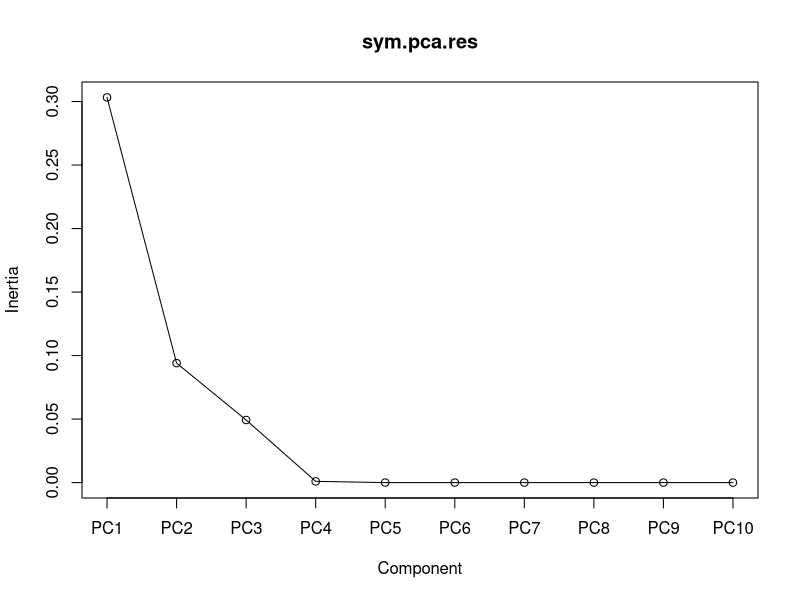
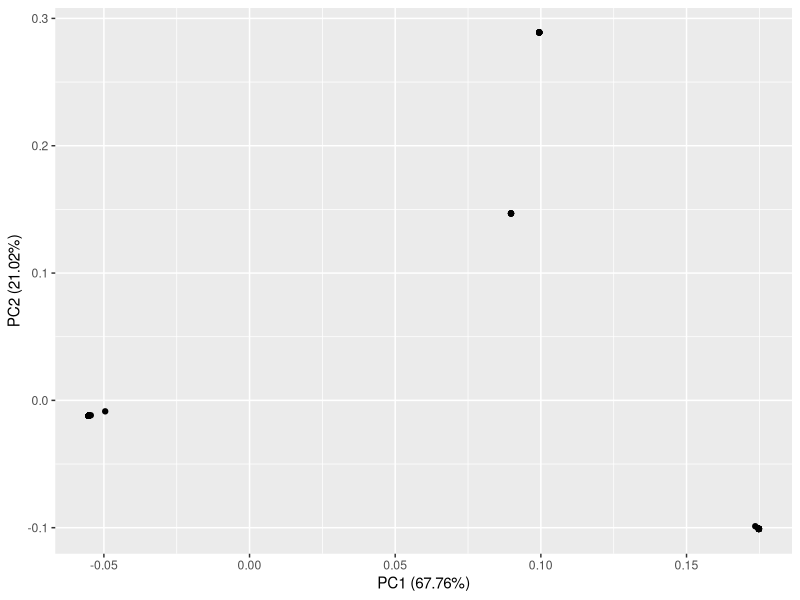
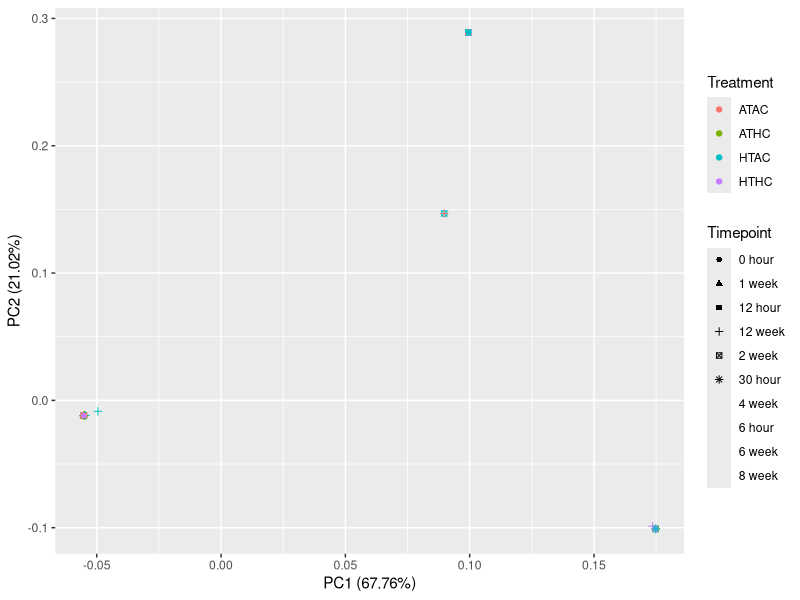
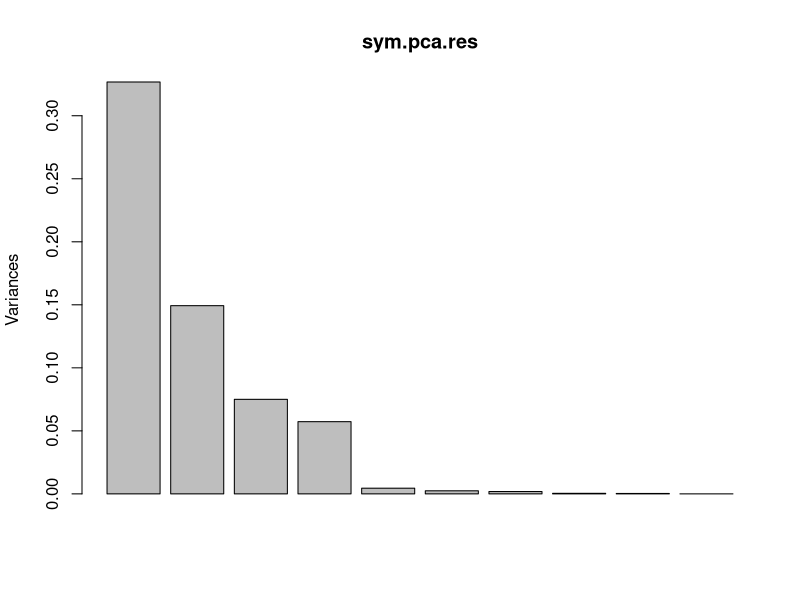
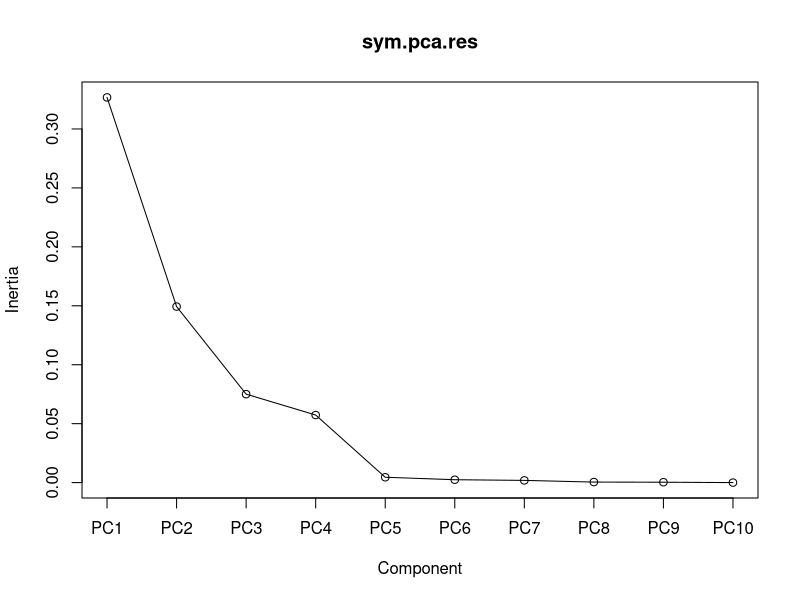
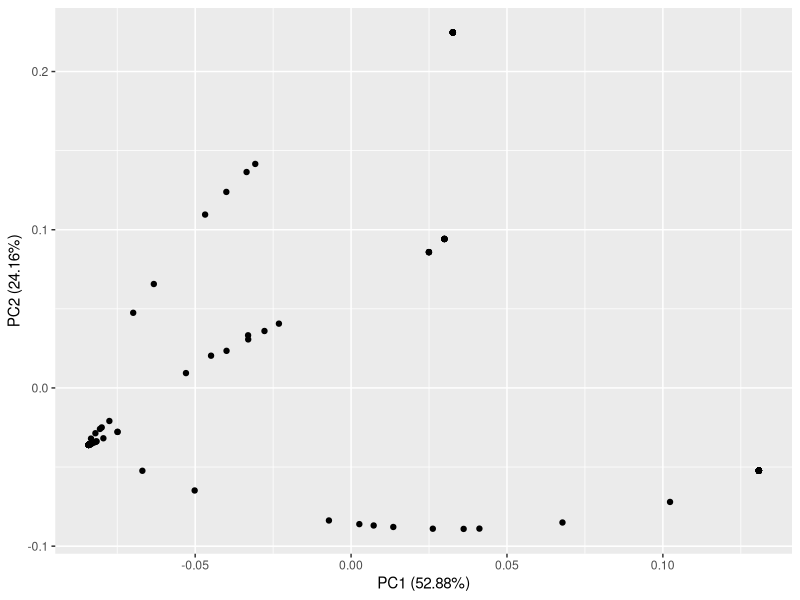
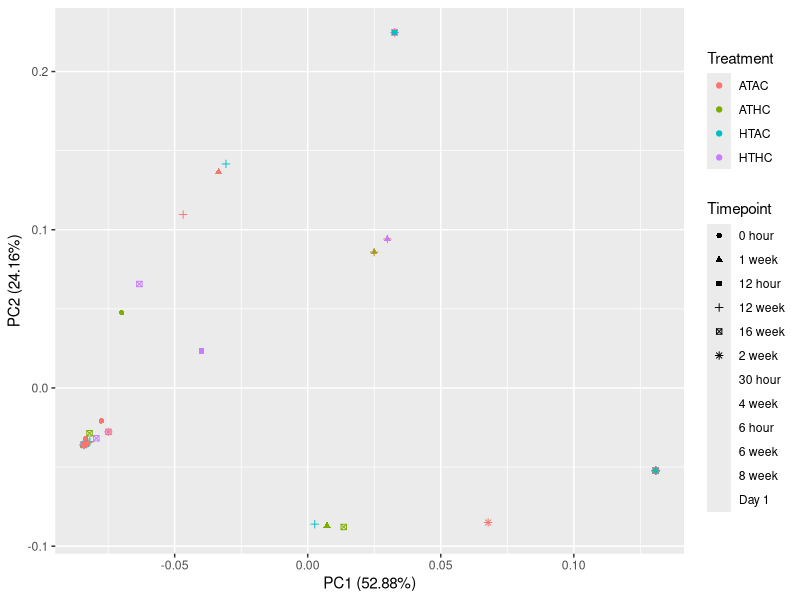
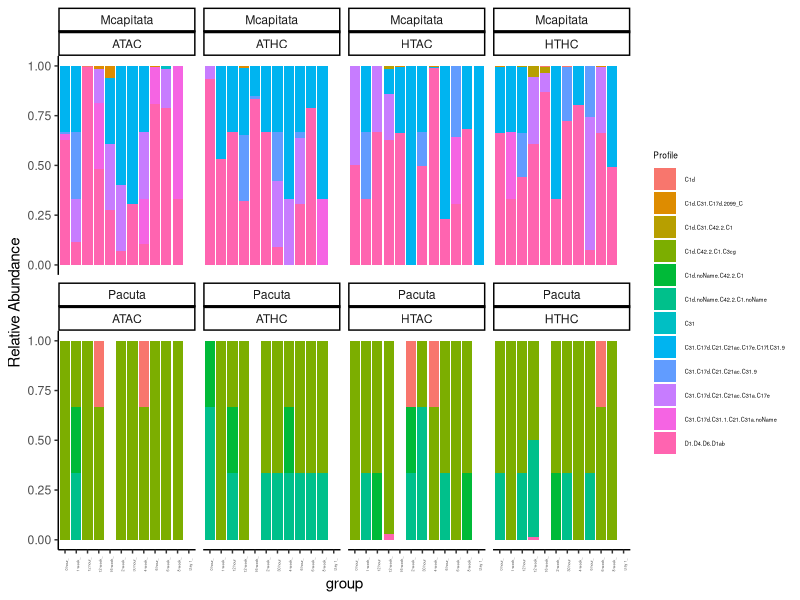

Reproduce these figures in R, in order. (Note: this script raises an error after producing the figures.)
## ---- chunk 1
rm(list=ls()) 
## ---- chunk 2
knitr::opts_chunk$set(echo = TRUE, warning = FALSE, message = FALSE)

## install packages if you dont already have them
if (!require("tidyverse")) install.packages("tidyverse")
if (!require("lubridate")) install.packages("lubridate")
if (!require("vegan")) install.packages("vegan")
if (!require("ggfortify")) install.packages("ggfortify")

# load packages
library(tidyverse)
library(lubridate)
library(vegan)
library(ggfortify)

## ---- chunk 3
#read in ITS2 profile counts data generated by SymPortal
data <- read.csv("ITS2_seq/R_Input/ITS2_Profiles.csv", sep=",", header=TRUE)
rownames(data) <-data$sample_name 
otumat <- as.matrix(data[,-c(1)])
#otumat <- as.matrix(t(otumat))

#read in sample metadata
meta <- read.csv("Environmental_data/Master_Fragment.csv", header=T, sep=",", na.string="NA") %>% select(Plug_ID, Species, Timepoint, Temperature, Treatment, CO2)
meta$Plug_ID <- as.character(meta$Plug_ID)

samples <- read.csv("ITS2_seq/R_Input/Sample_variables.csv") %>% select(Plug_ID, sample) %>% rename(sample_name = sample)
samples$Plug_ID <- as.character(samples$Plug_ID)

meta <- full_join(meta, samples, by = "Plug_ID") %>% na.omit()
## ---- chunk 4
#Pacuta
Pact <- merge(data, meta, by="sample_name") # combine meta and ITS2 type profile data
Pact <- subset(Pact, Species == "Pacuta") # subset to only Pacuta 
Pact_meta <- Pact[,14:19] # select 
str(Pact_meta)
Pact_meta$Timepoint <- as.factor(Pact_meta$Timepoint)
rownames(Pact) <- Pact$sample_name
Pact <- as.matrix(Pact[,2:13])

Rel.Sym.Data <- Pact/rowSums(Pact) #calculate the Relative Abundance
N <- rowSums(Rel.Sym.Data) # calculate row sums of the relative abundnaces, should sum to 1
N #Display Row Sums, should all be 1

#Transform Relative Abundance Matrix using sqrt
Trans.Rel.Sym.Data <- sqrt(Rel.Sym.Data) #sqrt transform the matrix
Trans.Rel.Sym.Data #view data

##### PCA #####

sym.pca.res <- prcomp(Trans.Rel.Sym.Data, retx=TRUE) #principal components analysis on sym data
summary(sym.pca.res) #analysis summary

#use scree diagram to determine break in majority versus minority variation explaination components
screeplot(sym.pca.res, type="lines")

#plot the PCA
autoplot(sym.pca.res)
autoplot(sym.pca.res, data = Pact_meta, colour = 'Treatment', shape='Timepoint')

## ---- chunk 5
#Mcap
Mcap <- merge(data, meta, by="sample_name")
Mcap <- subset(Mcap, Species == "Mcapitata")
Mcap_meta <- Mcap[,14:19]
str(Mcap_meta)
Mcap_meta$Timepoint <- as.factor(Mcap_meta$Timepoint)
rownames(Mcap) <- Mcap$sample_name
Mcap <- as.matrix(Mcap[,2:13])

Rel.Sym.Data <- Mcap/rowSums(Mcap) #calculate the Relative Abundance
N <- rowSums(Rel.Sym.Data) # calculate row sums of the relative abundnaces, should sum to 1
N #Display Row Sums, should all be 1

#Transform Relative Abundance Matrix using sqrt
Trans.Rel.Sym.Data <- sqrt(Rel.Sym.Data) #sqrt transform the matrix
Trans.Rel.Sym.Data #view data

##### PCA #####

sym.pca.res <- prcomp(Trans.Rel.Sym.Data, retx=TRUE) #principal components analysis on sym data
summary(sym.pca.res) #analysis summary
plot(sym.pca.res)

#use scree diagram to determine break in majority versus minority variation explaination components
screeplot(sym.pca.res, type="lines")

#plot the PCA
autoplot(sym.pca.res)
autoplot(sym.pca.res, data = Mcap_meta, colour = 'Treatment', shape='Timepoint')
## ---- chunk 6
#All Data
Rel.data <- data[,2:13]/rowSums(data[,2:13]) ## exclude the first column bc it is not an integer 
Rel.data$sample_name <- rownames(Rel.data)
all.data <- merge(Rel.data, meta, by="sample_name")
all.data <- all.data[,-1]

Profile <- colnames(all.data[,1:12])
Profile 

df <- all.data %>%
  pivot_longer(cols = C1d.C42.2.C1.C3cg:D1.D4.D6.D1ab,
               names_to = c("Profile"),
               values_to="rel.abun")

#df$Timepoint <- as.numeric(df$Timepoint)
df$group <- paste0(df$Timepoint,sep="_",df$Rep)
str(df)

ggplot(data = df, mapping = aes(x = group, y = rel.abun, fill = Profile)) +
    geom_bar(position="fill", stat="identity") +
    facet_wrap(facets =  vars(Species, Treatment), ncol = 4)+
    ylab("Relative Abundance")+
    theme_classic()+
    theme(axis.text.x = element_text(size=rel(0.3),angle = 90))+
    guides(shape = guide_legend(override.aes = list(size = 0.2)))+
    guides(color = guide_legend(override.aes = list(size = 0.2)))+
    theme(legend.title = element_text(size = 6), 
               legend.text = element_text(size = 4))

#ggsave("Output/Final_Figures/rel.abund.its2.pdf")
#ggsave("Output/Final_Figures/rel.abund.its2.png")

## ---- chunk 7
## PERMANOVA
#MCAP
Mcap <- all.data %>%
  filter(Species == "Mcapitata")

MC.mat <- Mcap[,1:12]
MC.info <- Mcap[,13:19] 
MC.info %>% group_by(TREATMENT, TIME.POINT) %>% count("Rep") # checking sample sizes; should all be 3

MC.permanova <- adonis(MC.mat ~ TREATMENT*TIME.POINT, data=MC.info, method = "bray", permutations=999)
MC.permanova


Pact <- all.data %>%
  filter(Species == "Pacuta")

PA.mat <- Pact[,1:12]
PA.info <- Pact[,13:19]
PA.info %>% group_by(TREATMENT, TIME.POINT) %>% count("Rep") # checking sample sizes; should all be 3 except for TP11 HTHC

PA.permanova <- adonis(PA.mat ~ TREATMENT*TIME.POINT, data=PA.info, method = "bray", permutations=999)
PA.permanova
